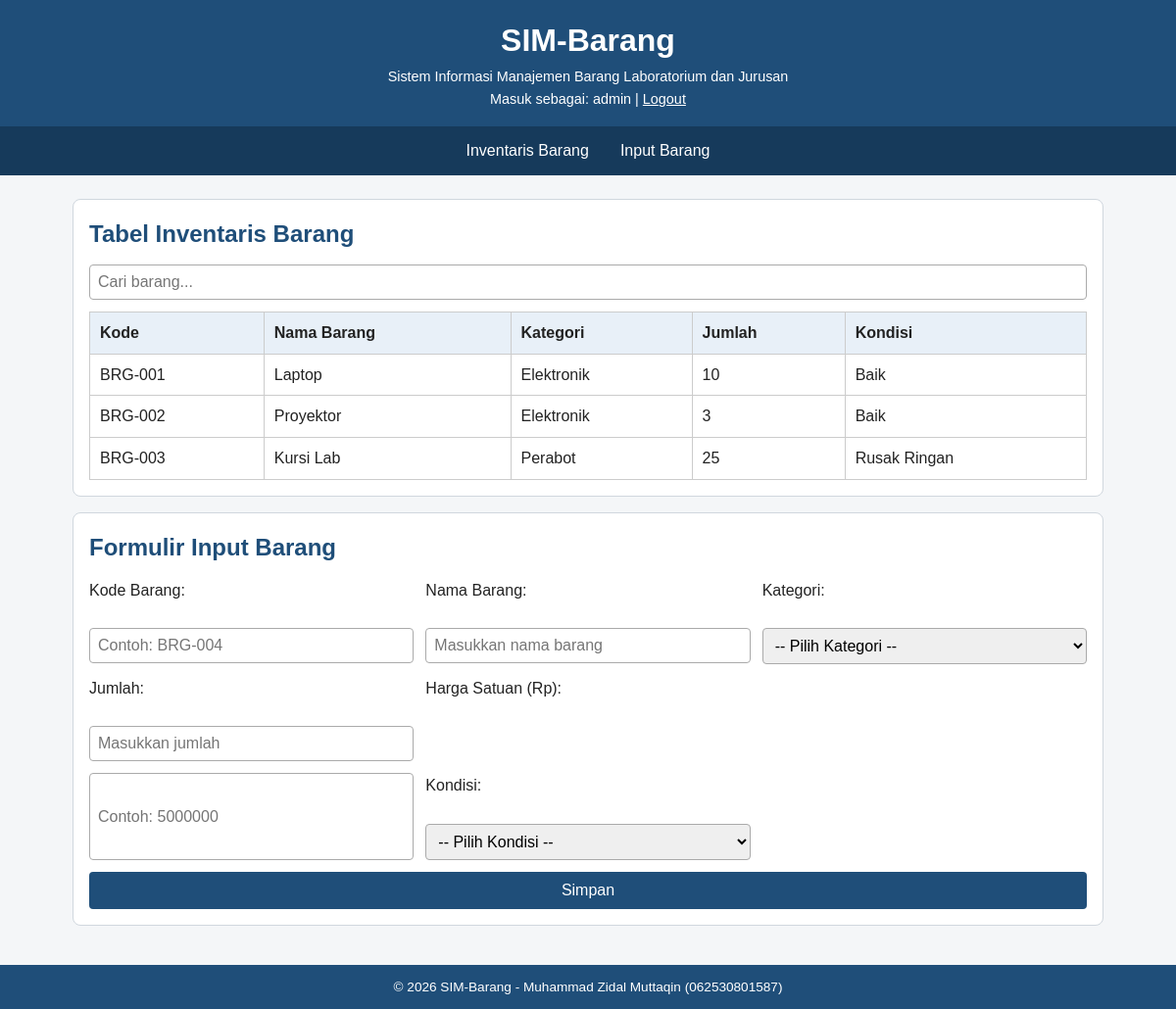
The page / (signed in) on the database its author committed.
### tables this page shows
CREATE TABLE barang (
  id_barang    INT AUTO_INCREMENT PRIMARY KEY,
  kode_barang  VARCHAR(20)  NOT NULL UNIQUE,
  nama_barang  VARCHAR(100) NOT NULL,
  id_kategori  INT NOT NULL,
  jumlah       INT NOT NULL DEFAULT 0,
  harga_satuan DECIMAL(15,2) NOT NULL DEFAULT 0,
  kondisi      ENUM('Baik','Rusak Ringan','Rusak Berat') NOT NULL DEFAULT 'Baik',
  CONSTRAINT fk_barang_kategori FOREIGN KEY (id_kategori)
    REFERENCES kategori(id_kategori)
    ON UPDATE CASCADE ON DELETE RESTRICT
);

CREATE TABLE kategori (
  id_kategori   INT AUTO_INCREMENT PRIMARY KEY,
  nama_kategori VARCHAR(50) NOT NULL UNIQUE
);

### Barang.php (the view, shortened to what this page needs)
<?php
class Barang
{
    public function tampilkanBaris(): string
    {
        $kode     = htmlspecialchars($this->kode);
        $nama     = htmlspecialchars($this->nama);
        $kategori = htmlspecialchars($this->kategori);
        $kondisi  = htmlspecialchars($this->kondisi);
        return "<tr><td>$kode</td><td>$nama</td><td>$kategori</td><td>{$this->jumlah}</td><td>$kondisi</td></tr>";
    }
}

### index.php (shortened to what this page needs)
<?php
require_once "Barang.php";
require_once "koneksi.php";
$sql = "SELECT b.kode_barang, b.nama_barang, b.jumlah, k.nama_kategori, b.kondisi
        FROM barang b
        JOIN kategori k ON b.id_kategori = k.id_kategori
        ORDER BY b.id_barang";
$hasil = $pdo->query($sql);
$daftarBarang = [];
foreach ($hasil as $row) {
    $daftarBarang[] = new Barang(
        $row["kode_barang"],
        $row["nama_barang"],
        (int) $row["jumlah"],
        $row["nama_kategori"],
        $row["kondisi"]
    );
}
?>
<!DOCTYPE html>
<html lang="id">
<head>
    <link rel="stylesheet" href="style.css">
</head>
<body>
    <header>
        <h1>SIM-Barang</h1>
        <p>Sistem Informasi Manajemen Barang Laboratorium dan Jurusan</p>
        <p>Masuk sebagai: <?= htmlspecialchars($_SESSION["username"]) ?> | <a href="logout.php">Logout</a></p>
    </header>
    <nav>
        <ul>
            <li><a href="#inventaris">Inventaris Barang</a></li>
            <li><a href="#input-barang">Input Barang</a></li>
        </ul>
    </nav>
    <main>
        <section id="inventaris">
            <h2>Tabel Inventaris Barang</h2>
            <input type="search" id="cari" placeholder="Cari barang..." aria-label="Cari barang">
        <div class="table-wrap">
            <table>
                <thead>
                    <tr>
                        <th>Kode</th>
                        <th>Nama Barang</th>
                        <th>Kategori</th>
                        <th>Jumlah</th>
                        <th>Kondisi</th>
                    </tr>
                </thead>
                <tbody>
                    <?php foreach ($daftarBarang as $barang): ?>
                        <?= $barang->tampilkanBaris() ?>
                    <?php endforeach; ?>
                </tbody>
            </table>
        </div>
        </section>
        <section id="input-barang">
            <h2>Formulir Input Barang</h2>
            <form action="simpan.php" method="post" class="form-barang" id="form-barang">
                <p>
                    <label for="kode">Kode Barang:</label><br>
                    <input type="text" id="kode" name="kode" placeholder="Contoh: BRG-004" required>
                </p>
                <p>
                    <label for="nama">Nama Barang:</label><br>
                    <input type="text" id="nama" name="nama" placeholder="Masukkan nama barang" required>
                </p>
                <p>
                    <label for="kategori">Kategori:</label><br>
                    <select id="kategori" name="kategori" required>
                        <option value="">-- Pilih Kategori --</option>
                    </select>
                </p>
                <p>
                    <label for="jumlah">Jumlah:</label><br>
                    <input type="number" id="jumlah" name="jumlah" placeholder="Masukkan jumlah" min="1" required>
                </p>
                    <label for="harga">Harga Satuan (Rp):</label><br>
                    <input type="number" id="harga" name="harga" placeholder="Contoh: 5000000" min="0" required>
                <p>
                    <label for="kondisi">Kondisi:</label><br>
                    <select id="kondisi" name="kondisi" required>
                        <option value="">-- Pilih Kondisi --</option>
                    </select>
                </p>
                <button type="submit" class="btn-simpan">Simpan</button>
            </form>
        </section>
    </main>
    <footer>
        <p>&copy; 2026 SIM-Barang - Muhammad Zidal Muttaqin (062530801587)</p>
    </footer>
</body>
</html>

### style.css (style rules this page uses)
*, *::before, *::after { box-sizing: border-box; margin: 0; padding: 0; }
body { font-family: Arial, sans-serif; line-height: 1.6; background-color: #f4f6f8; color: #222; }
header { background-color: #1f4e79; color: #fff; padding: 16px; text-align: center; }
header p { font-size: 0.9rem; }
nav { background-color: #163a5b; }
nav ul { list-style: none; display: flex; flex-direction: column; }
nav a { display: block; padding: 12px 16px; color: #fff; text-decoration: none; }
main { padding: 16px; }
section { background-color: #fff; border: 1px solid #d0d7de; border-radius: 8px; padding: 16px; margin-bottom: 16px; }
section h2 { margin-bottom: 12px; color: #1f4e79; }
.table-wrap { overflow-x: auto; }
table { width: 100%; border-collapse: collapse; }
th, td { border: 1px solid #ccc; padding: 8px 10px; text-align: left; }
th { background-color: #e8f0f8; }
.form-barang { display: grid; grid-template-columns: 1fr; gap: 12px; }
.form-barang p { display: flex; flex-direction: column; }
.form-barang input, .form-barang select { padding: 8px; border: 1px solid #aaa; border-radius: 4px; font-size: 1rem; }
.btn-simpan { padding: 10px; background-color: #1f4e79; color: #fff; border: none; border-radius: 4px; font-size: 1rem; cursor: pointer; }
footer { background-color: #1f4e79; color: #fff; text-align: center; padding: 12px; font-size: 0.85rem; }
@media (min-width: 600px) { nav ul { flex-direction: row; justify-content: center; } }
@media (min-width: 600px) { .form-barang { grid-template-columns: 1fr 1fr; } }
@media (min-width: 600px) { .btn-simpan { grid-column: span 2; } }
@media (min-width: 1025px) { main { max-width: 1100px; margin: 0 auto; padding: 24px; } }
@media (min-width: 1025px) { .form-barang { grid-template-columns: repeat(3, 1fr); } }
@media (min-width: 1025px) { .btn-simpan { grid-column: span 3; } }
#cari { width: 100%; padding: 8px; margin-bottom: 12px; border: 1px solid #aaa; border-radius: 4px; font-size: 1rem; }
header a { color: #fff; }

### rows shown on the page
barang: kode_barang "BRG-001", nama_barang "Laptop", id_kategori.nama_kategori "Elektronik", jumlah "10", kondisi "Baik"
barang: kode_barang "BRG-002", nama_barang "Proyektor", id_kategori.nama_kategori "Elektronik", jumlah "3", kondisi "Baik"
barang: kode_barang "BRG-003", nama_barang "Kursi Lab", id_kategori.nama_kategori "Perabot", jumlah "25", kondisi "Rusak Ringan"

### other values the page prints
$_SESSION["username"] "admin"
